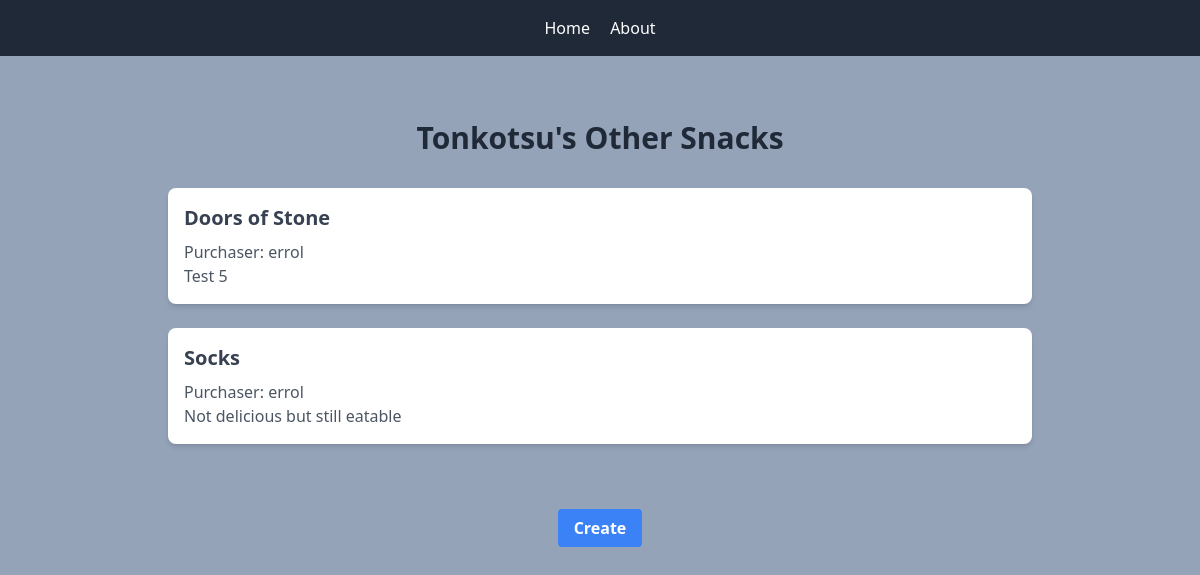
The app's page /, older data.
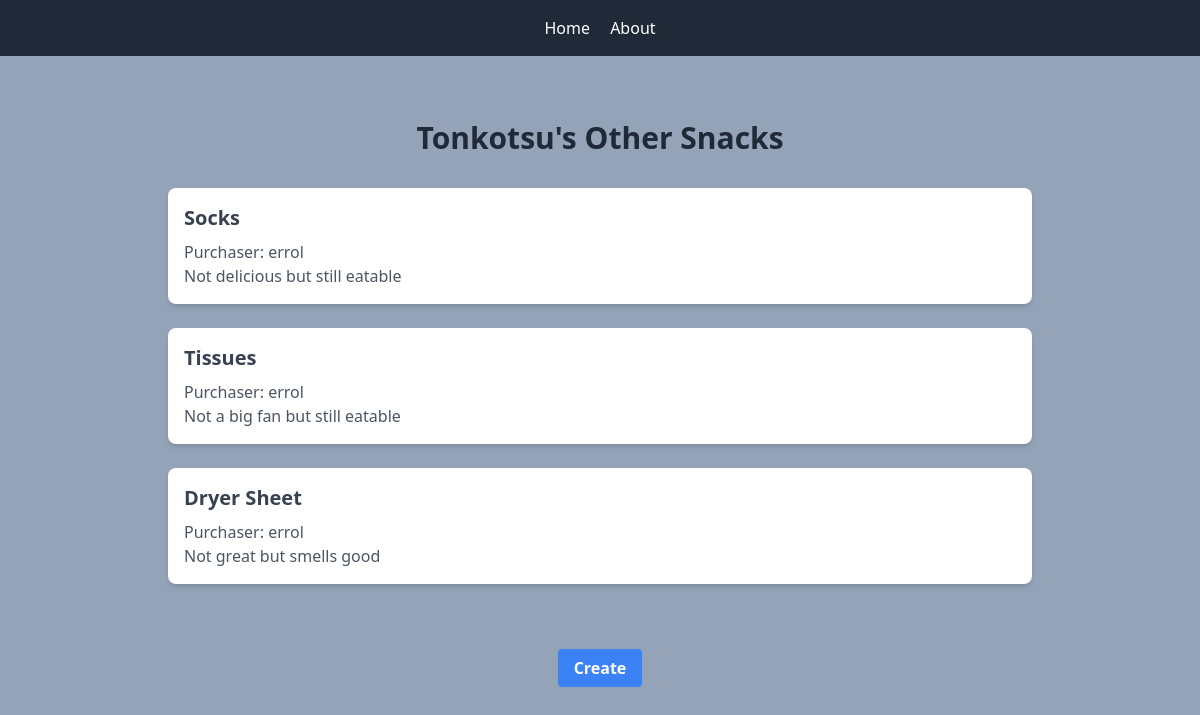
The same page, newer data.
### snacks/models.py (models this page shows, shortened)
class Snack(models.Model):
    title = models.CharField(max_length=256)
    purchaser = models.ForeignKey(get_user_model(), on_delete=models.CASCADE)
    description = models.TextField()

### snacks/views.py (the view)
# urls.py: path('', SnackListView.as_view(), name='snack_list'),
class SnackListView(ListView):
    template_name = 'snack_list.html'
    model = Snack
    context_object_name = 'snacks'

### templates/snack_list.html
{% extends 'base.html' %}
{% block content %}
<div class="max-w-4xl mx-auto py-8 px-4">
    <h1 class="text-3xl font-bold text-center text-gray-800 mb-8">Tonkotsu's Other Snacks</h1>
    {% for snack in snacks %}
        <div class="mb-6 p-4 bg-white shadow-md rounded-lg">
            <a href="{% url 'snack_detail' snack.pk %}" class="text-xl font-semibold text-gray-700 hover:text-blue-500">{{ snack.title }}</a>
            <p class="mt-2 text-gray-600">Purchaser: {{ snack.purchaser }}</p>
            <p class="text-gray-600">{{ snack.description }}</p>
        </div>
    {% endfor %}
</div>
{% endblock content %}

### templates/base.html (shortened to what this page needs)
{% load compress %}
{% load static %}
<!DOCTYPE html>
<html lang="en">
<head>
  {% compress css %}
  <link rel="stylesheet" href="{% static 'src/output.css' %}" />
  {% endcompress %}
</head>
<body class="bg-slate-400">
  <nav class="bg-gray-800 p-4 flex justify-center">
    <div class="text-white space-x-4">
      <a href="{% url 'snack_list' %}" class="hover:text-gray-300">Home</a>
      <a href="{% url 'about' %}" class="hover:text-gray-300">About</a>
    </div>
  </nav>
  <div class="container mx-auto mt-8">
    {% block content %}{% endblock content %}
  </div>
  {% if request.path == "/" %}
  <div class="text-center mt-4">
    <a href="{% url 'snack_create' %}" class="bg-blue-500 hover:bg-blue-700 text-white font-bold py-2 px-4 rounded">Create</a>
  </div>
  {% endif %}
</body>
</html>

Row changes from the older to the newer data that the page shows:
removed Snack: title "Doors of Stone", purchaser "errol", description "Test 5"
added Snack: title "Tissues", purchaser "errol", description "Not a big fan but still eatable"
added Snack: title "Dryer Sheet", purchaser "errol", description "Not great but smells good"
